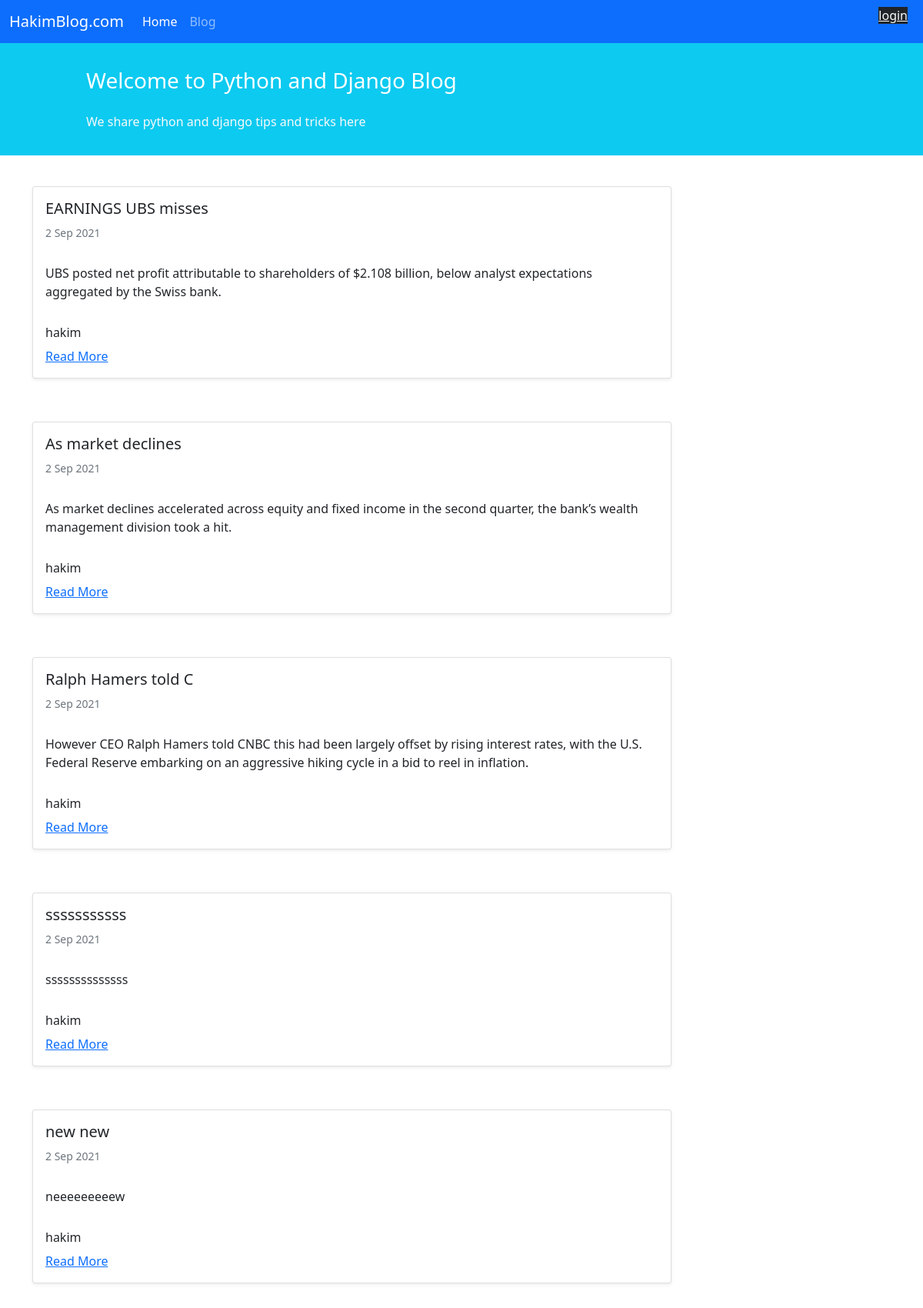
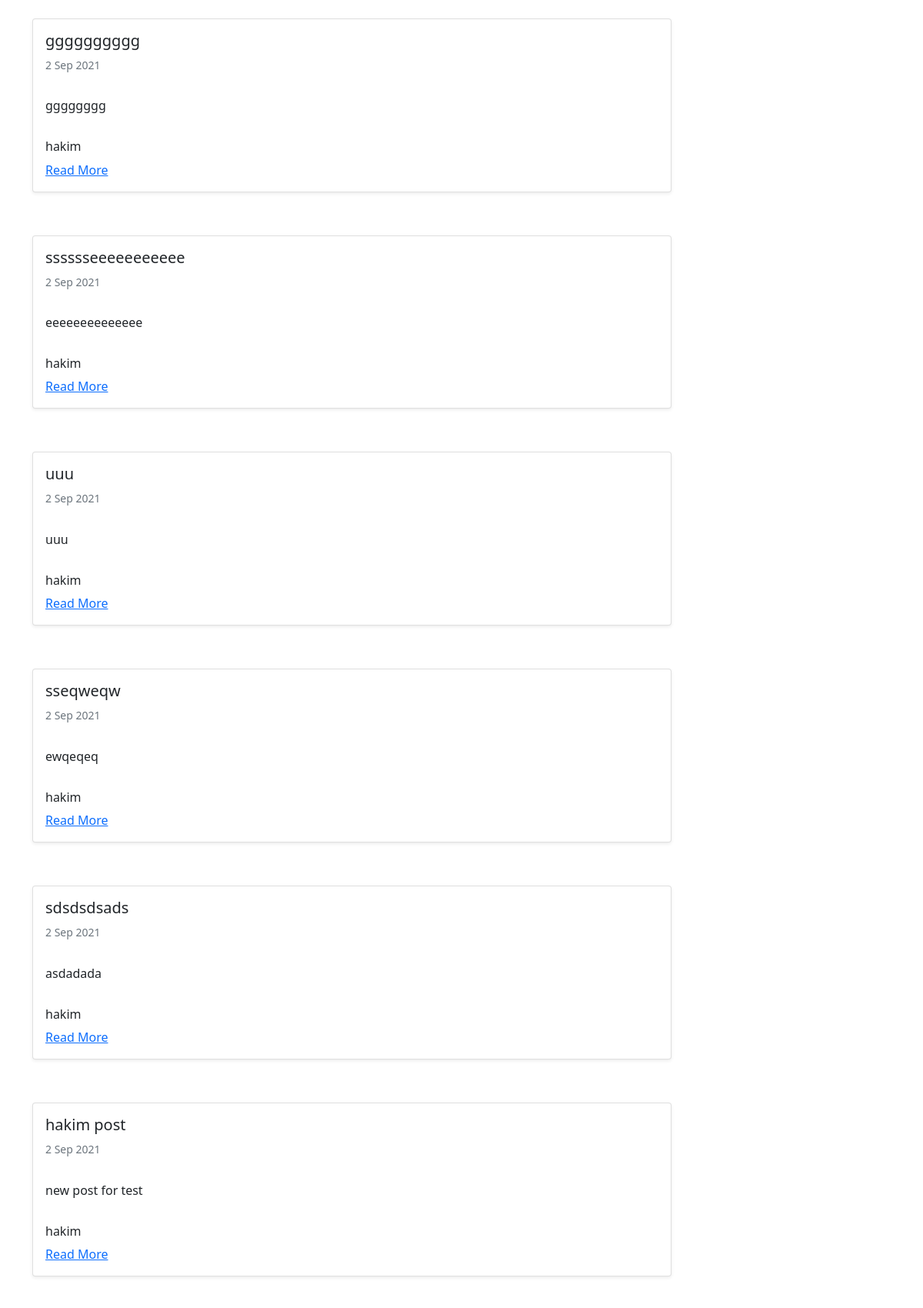
Screenshot of /blog/ (upper part) with the database file from the repository (2 pictures, top to bottom).
### blog/models.py (models this page shows, shortened)
class Post(models.Model):
    title= models.CharField(max_length=40)
    content = models.TextField()
    author = models.ForeignKey(User , on_delete=models.CASCADE , related_name='blog_posts')
    created_on = models.DateTimeField(auto_now_add=True)
    updated_on = models.DateTimeField(auto_now=True)
    status= models.IntegerField(choices=STATUS , default=0)

### blog/views.py (the view)
# urls.py: path('', PostList.as_view() , name='post_list'),
class PostList(generic.ListView):
    model = Post
    template_name = 'blog/post_list.html'
    context_object_name = 'post_list'

### blog/templates/blog/post_list.html
{% extends 'home.html' %}
{% block content %}
{% for post in post_list %}
<div class="container mt-4">
    <div class="row">
        <div class="col-9">
            <div class="card shadow-sm my-3">
                <div class="card-body">
                    <h5 class="card-title">{{post.title}}</h5>
                    <h6 class="card-subtitle mb-2 text-muted small py-2">2 Sep 2021</h6>
                    <p class="card-text py-3">
                        {{post.content}}
                    </p>
                    <h6> {{post.author}} </h6>
                    <a class="text_light" href="{% url 'post_detail' post.id  %}"> Read More  </a>
                </div>
            </div>
        </div>
        {% endfor %}
{% endblock content %}

### rows the page displays
Post: title "EARNINGS UBS misses", content "UBS posted net profit attributable to shareholders of $2.108 billion, below analyst expectations aggregated by the Swiss bank.", author "hakim"
Post: title "As market declines", content "As market declines accelerated across equity and fixed income in the second quarter, the bank’s wealth management division took a hit.", author "hakim"
Post: title "Ralph Hamers told C", content "However CEO Ralph Hamers told CNBC this had been largely offset by rising interest rates, with the U.S. Federal Reserve embarking on an aggressive hiking cycle in a bid to reel in inflation.", author "hakim"
Post: title "sssssssssss", content "ssssssssssssss", author "hakim"
Post: title "new new", content "neeeeeeeeew", author "hakim"
Post: title "gggggggggg", content "gggggggg", author "hakim"
Post: title "sssssseeeeeeeeeee", content "eeeeeeeeeeeeee", author "hakim"
Post: title "uuu", content "uuu", author "hakim"
Post: title "sseqweqw", content "ewqeqeq", author "hakim"
Post: title "sdsdsdsads", content "asdadada", author "hakim"
Post: title "hakim post", content "new post for test", author "hakim"
